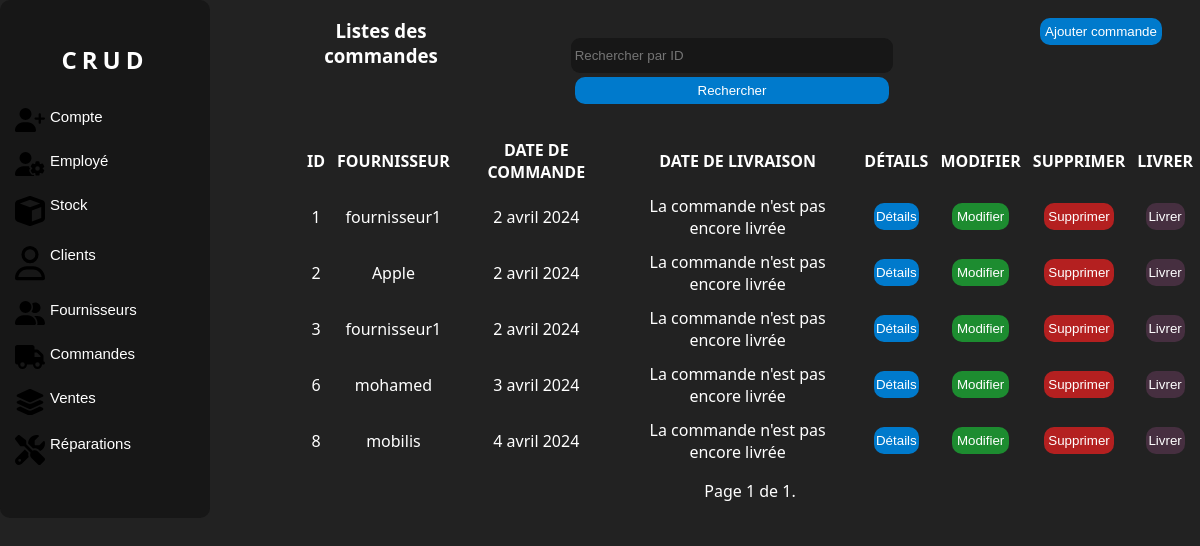
Page /commandes/ (signed in) on the earlier database version.
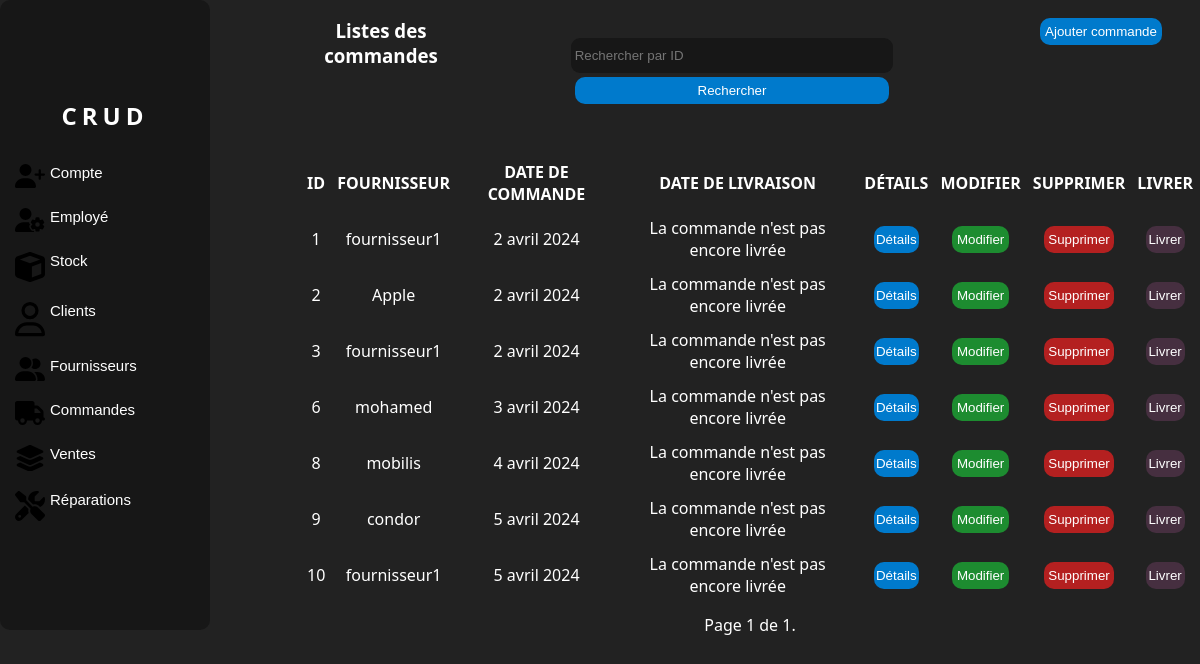
Same page on the later database version.
### manager/models.py (models this page shows, shortened)
class PurchaseOrder(models.Model):
    supplier = models.ForeignKey(Supplier, on_delete=models.SET_NULL, null=True, blank=True, db_column='Fournisseur')
    order_date = models.DateField(auto_now_add=True, db_column='Date de commande')
    delivery_date = models.DateField(null=True, blank=True, db_column='Date de livraison')
    is_delivered = models.BooleanField(default=False, db_column='Est livré')
    class Meta:
        db_table = 'Commande'

class Supplier(models.Model):
    name = models.CharField(max_length=100, db_column='Nom')
    phone = PhoneNumberField(unique=True, region='DZ', db_column='Téléphone')
    email = models.EmailField(unique=True, db_column='Email')
    address = models.TextField(db_column='Adresse')
    class Meta:
        db_table = 'Fournisseur'

### manager/views.py (the view)
# urls.py: path('commandes/', views.PurchaseOrderListView.as_view(), name='purchase-order-list'),
class PurchaseOrderListView(LoginRequiredMixin, ListView):
    model = PurchaseOrder
    template_name = 'listecommande.html'
    context_object_name = 'purchase_orders'
    paginate_by = 10
    form_class = FilterForm
    def get_queryset(self):
        queryset = super().get_queryset()
        query = self.request.GET.get('query')
        if query:
            queryset = queryset.filter(id=query)
        return queryset
    def get_context_data(self, **kwargs):
        context = super().get_context_data(**kwargs)
        context['form'] = FilterForm(self.request.GET)
        return context

### manager/forms.py
class FilterForm(forms.Form):
    query = forms.IntegerField(label='', required=False,
                               widget=forms.TextInput(attrs={'placeholder': 'Rechercher par ID'}))

### manager/templatetags/auth_extras.py (called while the page is built)
@register.filter(name='has_group')
def has_group(user, group_name):
    group = Group.objects.get(name=group_name)
    return True if group in user.groups.all() else False

### manager/templates/listecommande.html (shortened to what the changed rows need)
{% load static %}
{% load auth_extras %}
<!DOCTYPE html>
<html lang="en">
<head>
    <link rel="stylesheet" href="{% static 'css/style.css' %}">
    <link rel="stylesheet" href="{% static 'css/accueil.css' %}">
</head>
<body>
<div class="corp">
    <div class="nav">
        <div class="logo">
            <a href="{% url 'home' %}" class="link"><h2>CRUD</h2></a>
        </div>
        <br>
    </div>
    <div class="liste">
        <div class="c2">
            {% if purchase_orders %}
            <table>
                <thead>
                <tr>
                    <th>Id</th>
                    <th>Fournisseur</th>
                    <th>Date de commande</th>
                    <th>Date de livraison</th>
                    <th>Détails</th>
                    <th>Modifier</th>
                    <th>Supprimer</th>
                    <th>Livrer</th>
                </tr>
                </thead>
                <tbody id="tbody">
                {% for purchase_order in page_obj %}
                <tr>
                    <td>{{ purchase_order.id }}</td>
                    <td>{{ purchase_order.supplier.name }}</td>
                    <td>{{ purchase_order.order_date }}</td>
                    <td>
                        {% if purchase_order.delivery_date %}
                            {{ purchase_order.delivery_date }}
                        {% else %}
                            La commande n'est pas encore livrée
                        {% endif %}
                    </td>
                    <td>
                        <button class="button" id="detai"
                                onclick="location.href='{% url 'purchase-order-detail' purchase_order.id %}';">Détails
                        </button>
                    <td>
                        <button class="button" id="modifier"
                                onclick="location.href='{% url 'update-purchase-order' purchase_order.id %}';">Modifier
                        </button>
                    </td>
                    <td>
                        <button class="button" id="supprimer"
                                onclick="location.href='{% url 'delete-purchase-order' purchase_order.id %}';">Supprimer
                        </button>
                    </td>
                    <td>
                        <button class="button" id="livrer"
                                onclick="location.href='{% url 'delete-purchase-order' purchase_order.id %}';">Livrer
                        </button>
                    </td>
                </tr>
                {% endfor %}
                </tbody>
            </table>
            {% else %}
            <p>Pas de commandes trouvées.</p>
            {% endif %}
        </div>
    </div>
</div>
</body>
</html>

Differences in the rows shown:
added PurchaseOrder: id "9", supplier.name "condor", order_date "5 avril 2024", shows "La commande n'est pas encore livrée"
added PurchaseOrder: id "10", supplier.name "fournisseur1", order_date "5 avril 2024", shows "La commande n'est pas encore livrée"
